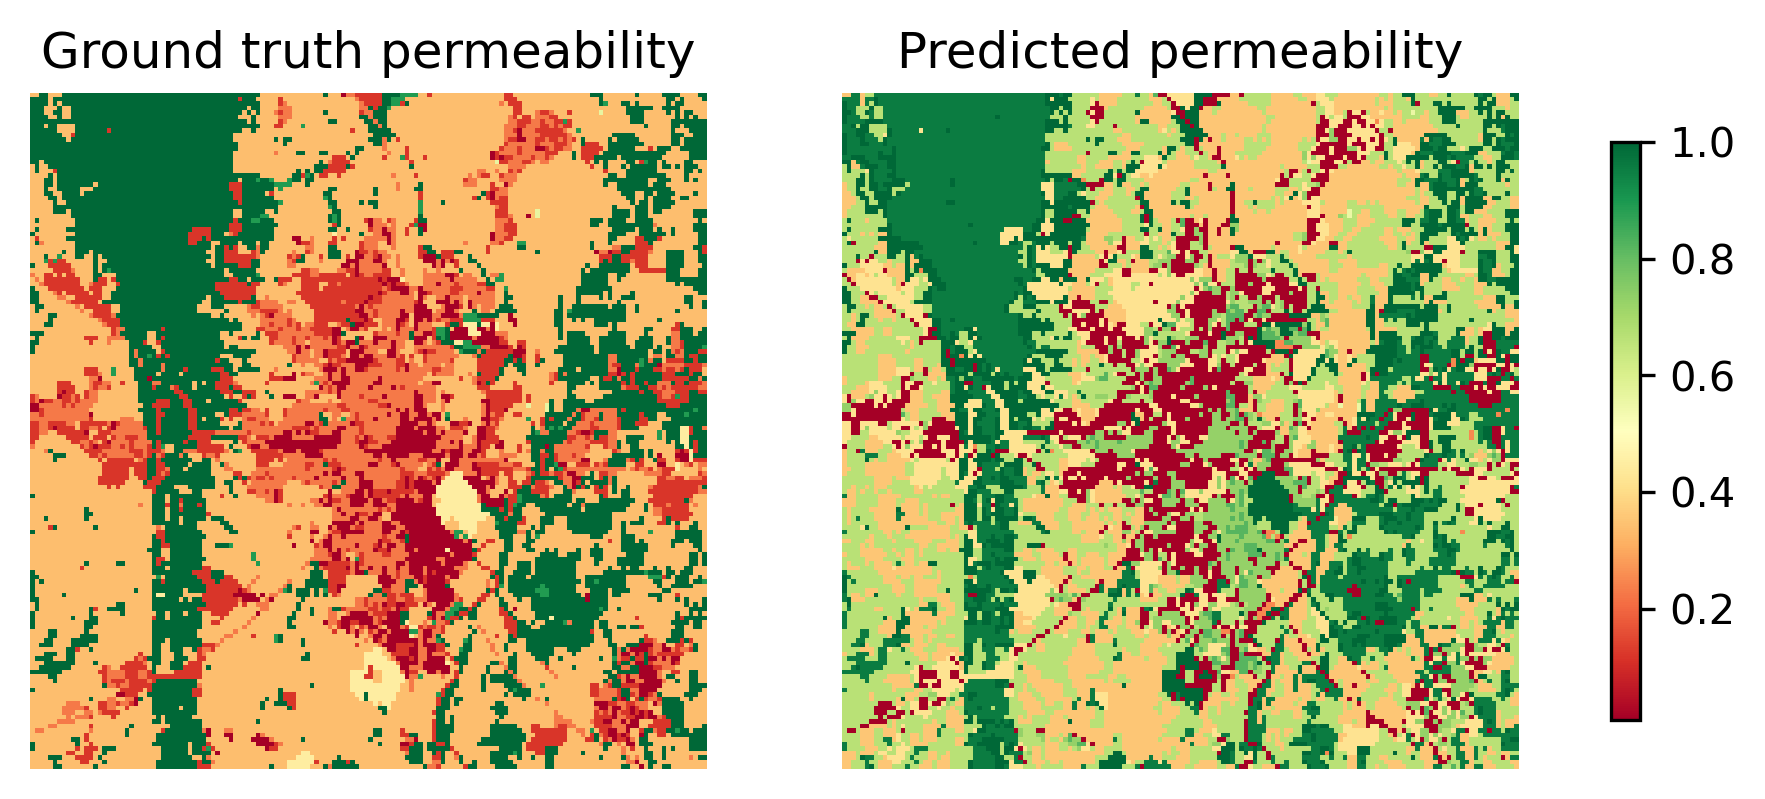

Generate this figure with Python:
import rasterio
import jax.numpy as jnp 
import matplotlib.pyplot as plt
import jax
import numpy as np
import time

from flax import nnx
import optax
from jax.nn import one_hot
import time

from jaxscape import LCPDistance, GridGraph
with rasterio.open("landcover.tif") as src:
  # We resample the raster to a smaller size to speed up the computation
  raster = src.read(1, masked=True, out_shape=(150, 150), resampling=rasterio.enums.Resampling.mode)  # Read the first band with masking
  lc_raster = jnp.array(raster.filled(0))   # Replace no data values with 0

category_color_dict = {
    11: "#476BA0",
    21: "#DDC9C9",
    22: "#D89382",
    23: "#ED0000",
    24: "#AA0000",
    31: "#b2b2b2",
    41: "#68AA63",
    42: "#1C6330",
    43: "#B5C98E",
    52: "#CCBA7C",
    71: "#E2E2C1",
    81: "#DBD83D",
    82: "#AA7028",
    90: "#BAD8EA",
    95: "#70A3BA"
}
category_labels = {
    11: "Water",
    21: "Developed, open space",
    22: "Developed, low intensity",
    23: "Developed, medium intensity",
    24: "Developed, high intensity",
    31: "Barren land",
    41: "Deciduous forest",
    42: "Evergreen forest",
    43: "Mixed forest",
    52: "Shrub/scrub",
    71: "Grassland/herbaceous",
    81: "Pasture/hay",
    82: "Cultivated crops",
    90: "Woody wetlands",
    95: "Emergent herbaceous wetlands"
}
cmap = plt.cm.colors.ListedColormap([col for cat, col in category_color_dict.items()])
norm = plt.cm.colors.BoundaryNorm(boundaries=[cat - 0.5 for cat in category_color_dict.keys()] + [list(category_color_dict.keys())[-1] + 0.5], ncolors=cmap.N)

# coordinates of the two populations
pop1 = (20, 10)
pop2 = (110, 110)
fig, ax = plt.subplots(figsize=(6, 6))
cax = ax.imshow(lc_raster, cmap=cmap, norm=norm)
categories = list(category_color_dict.keys())
cbar = fig.colorbar(cax, 
          ticks=categories, 
          boundaries=[cat - 0.5 for cat in categories] + [categories[-1] + 0.5],
          shrink=0.7)
cbar.ax.set_yticklabels([category_labels[cat] for cat in categories])
ax.axis("off")

# Draw circles around cell (2, 2) and cell (99, 99)
circle1 = plt.Circle(pop1, 5, color='black', fill=False, linewidth=2)
circle2 = plt.Circle(pop2, 5, color='blue', fill=False, linewidth=2)
ax.add_patch(circle1)
ax.add_patch(circle2)

# Add text annotations
ax.text(pop1[0], pop1[1]+10, 'pop 1', color='black', fontsize=12, ha='center')
ax.text(pop2[0], pop2[1]+10, 'pop 2', color='blue', fontsize=12, ha='center')

plt.show()
fig.savefig("land_cover_raster.png", dpi=300, bbox_inches="tight", transparent=True)

# ground truth permeability
reclass_dict = {
    11: 2e-1,  # Water
    21: 2e-1,  # Developed, open space
    22: 3e-1,  # Developed, low intensity
    23: 1e-1,  # Developed, medium intensity (missing)
    24: 1e-1,  # Developed, high intensity (missing)
    31: 5e-1,  # Barren land
    41: 1.,  # Deciduous forest
    42: 1.,  # Evergreen forest
    43: 1.,  # Mixed forest
    52: 5e-1,  # Shrub/scrub
    71: 9e-1,  # Grassland/herbaceous
    81: 4e-1,  # Pasture/hay
    82: 4e-1,  # Cultivated crops
    90: 9e-1,  # Woody wetlands
    95: 6e-1  # Emergent herbaceous wetlands
}
permeability_raster = jnp.array(np.vectorize(reclass_dict.get)(lc_raster))
ref_grid = GridGraph(lc_raster)
source = ref_grid.coord_to_index(jnp.array([2]), jnp.array([2]))
target = ref_grid.coord_to_index(jnp.array([99]), jnp.array([99]))

distance = LCPDistance()
grid = GridGraph(permeability_raster)
start_time = time.time()
source_to_target_dist = distance(grid, source)[1,target]
print(f"Time taken for distance calculation: {time.time() - start_time:.2f} seconds")
print(f"Genetic distance between populations: {source_to_target_dist[0]:.2f}")

# fig, ax = plt.subplots()
# cbar = ax.imshow(true_dist_to_source, cmap="RdYlGn_r",  norm=plt.cm.colors.LogNorm())
# ax.axis("off")
# ax.set_title("Distance to source")
# fig.colorbar(cbar, ax=ax, shrink=0.5,)

category_to_index = {cat: i for i, cat in enumerate(reclass_dict.keys())}  # Map to indices

# Replace categories in lc_raster with indices
indexed_raster = jnp.array(np.vectorize(category_to_index.get)(lc_raster))


class Model(nnx.Module):
  def __init__(self, num_categories, rngs: nnx.Rngs):
    self.num_categories = num_categories
    self.linear = nnx.Linear(num_categories, 1, rngs=rngs)

  def __call__(self, x):
    x = self.linear(one_hot(x, num_classes=self.num_categories))
    x = jnp.clip(x, 1e-2, 1e0)
    return x
  
  
model = Model(len(category_to_index.keys()), rngs=nnx.Rngs(0)) 
optimizer = nnx.Optimizer(model, optax.adamw(5e-2)) 

x = indexed_raster.ravel()
@nnx.jit  # automatic state management for JAX transforms
def train_step(model, optimizer):
  def loss_fn(model):
    permeability = model(indexed_raster).ravel()
    permeability = ref_grid.node_values_to_array(permeability)
    grid = GridGraph(permeability)
    dist_to_node_hat = distance(grid, source).ravel()[target]
    return ((dist_to_node_hat - source_to_target_dist) ** 2).mean()

  loss, grads = nnx.value_and_grad(loss_fn)(model)
  optimizer.update(grads)  # in-place updates

  return loss


train_steps = 100
for step in range(train_steps):
  l = train_step(model, optimizer)
  if step % 10 == 0:
    print(f"Step {step}, loss: {l:.2f}")
  
# Plot final prediction of resistance against ground truth resistance
final_permeability = model(indexed_raster)[..., 1]
fig, ax = plt.subplots(1, 2, figsize=(8, 5))

ax[0].imshow(permeability_raster, cmap="RdYlGn")
ax[0].set_title("Ground truth permeability")
ax[0].axis("off")

cbar = ax[1].imshow(final_permeability, cmap="RdYlGn")
ax[1].set_title("Predicted permeability")
ax[1].axis("off")

fig.colorbar(cbar, ax=ax, shrink=0.5, location='right')
plt.show()
fig.savefig("inverse_problem.png", dpi=300, bbox_inches="tight", transparent=True)